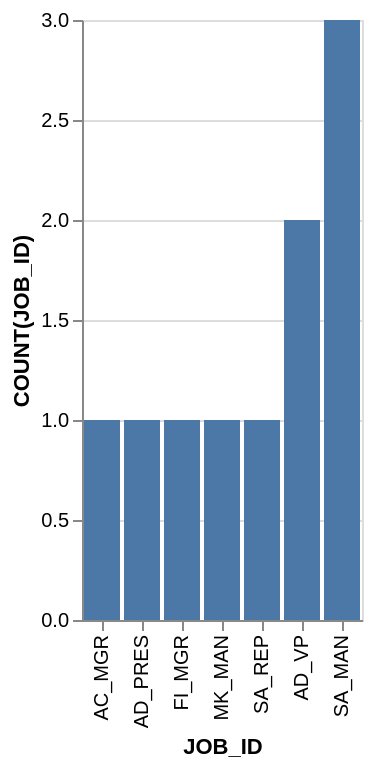

This figure's Vega-Lite source:
### Vega-Lite specification from a JSON file in a GitHub repository (floating-point values rounded to 4 significant figures)
{"data": {"values": [{"x_data": "AC_MGR", "y_data": 1}, {"x_data": "AD_PRES", "y_data": 1}, {"x_data": "FI_MGR", "y_data": 1}, {"x_data": "MK_MAN", "y_data": 1}, {"x_data": "SA_REP", "y_data": 1}, {"x_data": "AD_VP", "y_data": 2}, {"x_data": "SA_MAN", "y_data": 3}]}, "mark": "bar", "encoding": {"x": {"field": "x_data", "type": "nominal", "title": "JOB_ID", "sort": {"op": "sum", "field": "y_data", "order": "ascending"}}, "y": {"field": "y_data", "type": "quantitative", "title": "COUNT(JOB_ID)"}}}
